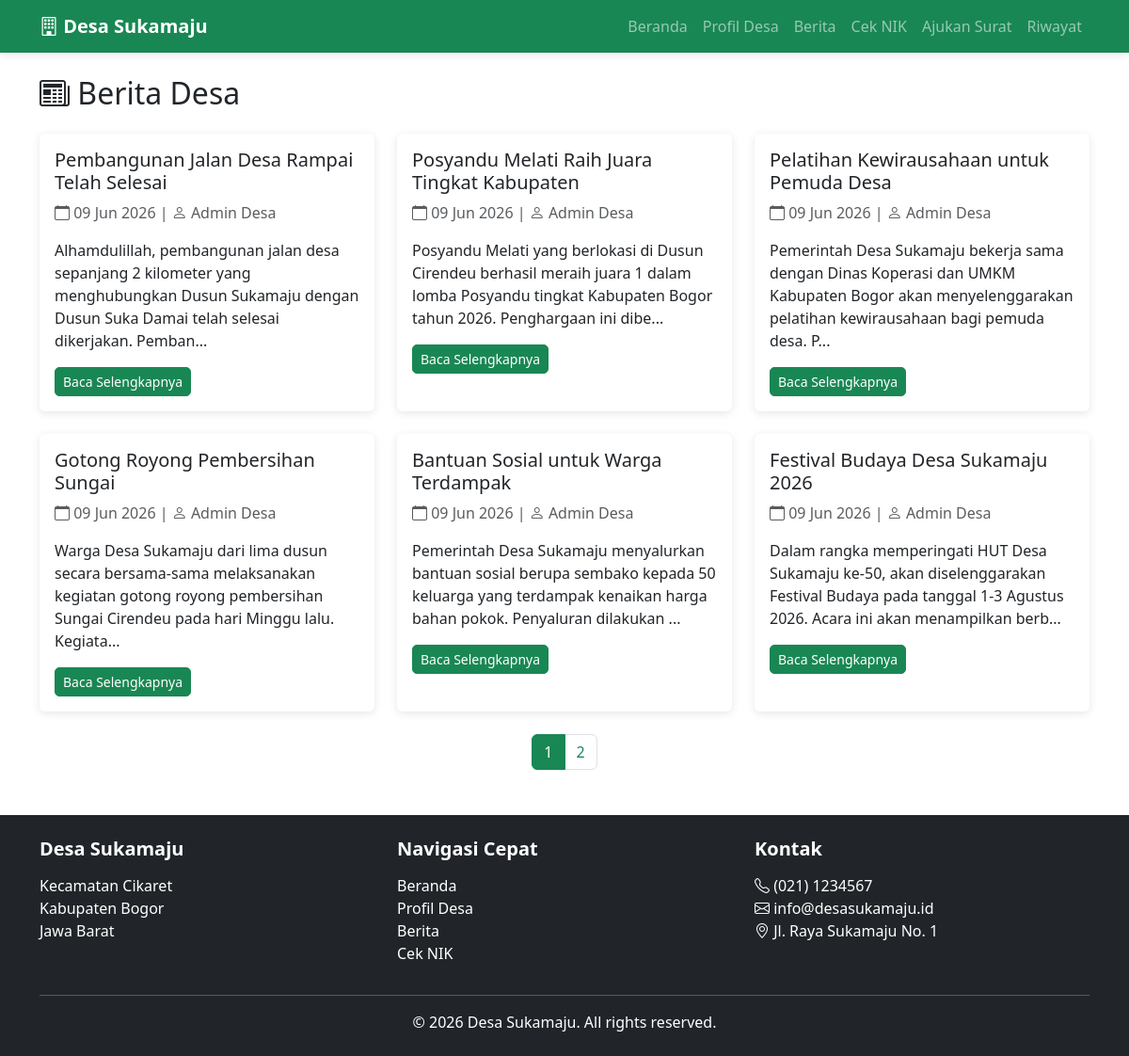
Page /berita.php on the committed database.
### tables this page shows
CREATE TABLE berita (
  id          INT AUTO_INCREMENT PRIMARY KEY,
  judul       VARCHAR(255) NOT NULL,
  isi         TEXT         NOT NULL,
  penulis     VARCHAR(100) NOT NULL,
  diterbitkan TINYINT(1)   DEFAULT 0,
  created_at  DATETIME     DEFAULT CURRENT_TIMESTAMP
);

### berita.php (the view)
<?php
include 'includes/header.php';
$per_page = 6;
$page = isset($_GET['page']) ? (int)$_GET['page'] : 1;
$offset = ($page - 1) * $per_page;
$total = mysqli_fetch_assoc(mysqli_query($conn, "SELECT COUNT(*) as total FROM berita WHERE diterbitkan = 1"))['total'];
$total_pages = ceil($total / $per_page);
$berita = mysqli_query($conn, "SELECT * FROM berita WHERE diterbitkan = 1 ORDER BY created_at DESC LIMIT $per_page OFFSET $offset");
?>
<h2 class="mb-4"><i class="bi bi-newspaper"></i> Berita Desa</h2>
<div class="row">
    <?php while ($item = mysqli_fetch_assoc($berita)): ?>
    <div class="col-md-4 mb-4">
        <div class="card h-100">
            <div class="card-body">
                <h5 class="card-title"><?= $item['judul'] ?></h5>
                <p class="text-muted"><i class="bi bi-calendar"></i> <?= date('d M Y', strtotime($item['created_at'])) ?> | <i class="bi bi-person"></i> <?= $item['penulis'] ?></p>
                <p class="card-text"><?= substr($item['isi'], 0, 150) ?>...</p>
                <a href="berita_detail.php?id=<?= $item['id'] ?>" class="btn btn-success btn-sm">Baca Selengkapnya</a>
            </div>
        </div>
    </div>
    <?php endwhile; ?>
</div>
<?php if ($total_pages > 1): ?>
<nav>
    <ul class="pagination justify-content-center">
        <?php for ($i = 1; $i <= $total_pages; $i++): ?>
        <li class="page-item <?= $i == $page ? 'active' : '' ?>">
            <a class="page-link" href="?page=<?= $i ?>"><?= $i ?></a>
        </li>
        <?php endfor; ?>
    </ul>
</nav>
<?php endif; ?>
<?php include 'includes/footer.php'; ?>

### includes/header.php (shortened to what this page needs)
<!DOCTYPE html>
<html lang="id">
<head>
    <link href="https://cdn.jsdelivr.net/npm/bootstrap@5.3.0/dist/css/bootstrap.min.css" rel="stylesheet">
    <link href="https://cdn.jsdelivr.net/npm/bootstrap-icons@1.10.5/font/bootstrap-icons.css" rel="stylesheet">
    <link href="<?= defined('BASE_URL') ? BASE_URL : '' ?>assets/css/style.css" rel="stylesheet">
</head>
<body>
    <nav class="navbar navbar-expand-lg navbar-dark bg-success">
        <div class="container">
            <a class="navbar-brand" href="<?= defined('BASE_URL') ? BASE_URL : '' ?>">
                <i class="bi bi-building"></i> <?= defined('DESA_NAMA') ? DESA_NAMA : 'Desa' ?>
            </a>
            <div class="collapse navbar-collapse" id="navbarNav">
                <ul class="navbar-nav ms-auto">
                    <li class="nav-item">
                        <a class="nav-link" href="<?= defined('BASE_URL') ? BASE_URL : '' ?>">Beranda</a>
                    </li>
                    <li class="nav-item">
                        <a class="nav-link" href="<?= defined('BASE_URL') ? BASE_URL : '' ?>profile.php">Profil Desa</a>
                    </li>
                    <li class="nav-item">
                        <a class="nav-link" href="<?= defined('BASE_URL') ? BASE_URL : '' ?>berita.php">Berita</a>
                    </li>
                    <li class="nav-item">
                        <a class="nav-link" href="<?= defined('BASE_URL') ? BASE_URL : '' ?>cek_warga.php">Cek NIK</a>
                    </li>
                    <li class="nav-item">
                        <a class="nav-link" href="<?= defined('BASE_URL') ? BASE_URL : '' ?>ajukan_surat.php">Ajukan Surat</a>
                    </li>
                    <li class="nav-item">
                        <a class="nav-link" href="<?= defined('BASE_URL') ? BASE_URL : '' ?>riwayat.php">Riwayat</a>
                    </li>
                </ul>
            </div>
        </div>
    </nav>
    <main class="container my-4">

### includes/footer.php (shortened to what this page needs)
    </main>
    <footer class="bg-dark text-white py-4 mt-5">
        <div class="container">
            <div class="row">
                <div class="col-md-4">
                    <h5><?= defined('DESA_NAMA') ? DESA_NAMA : 'Desa' ?></h5>
                    <p><?= defined('DESA_KECAMATAN') ? DESA_KECAMATAN : '' ?><br>
                       <?= defined('DESA_KABUPATEN') ? DESA_KABUPATEN : '' ?><br>
                       <?= defined('DESA_PROVINSI') ? DESA_PROVINSI : '' ?></p>
                </div>
                <div class="col-md-4">
                    <h5>Navigasi Cepat</h5>
                    <ul class="list-unstyled">
                        <li><a href="<?= defined('BASE_URL') ? BASE_URL : '' ?>" class="text-white">Beranda</a></li>
                        <li><a href="<?= defined('BASE_URL') ? BASE_URL : '' ?>profile.php" class="text-white">Profil Desa</a></li>
                        <li><a href="<?= defined('BASE_URL') ? BASE_URL : '' ?>berita.php" class="text-white">Berita</a></li>
                        <li><a href="<?= defined('BASE_URL') ? BASE_URL : '' ?>cek_warga.php" class="text-white">Cek NIK</a></li>
                    </ul>
                </div>
                <div class="col-md-4">
                    <h5>Kontak</h5>
                    <p><i class="bi bi-telephone"></i> (021) 1234567<br>
                       <i class="bi bi-envelope"></i> info@desasukamaju.id<br>
                       <i class="bi bi-geo-alt"></i> Jl. Raya Sukamaju No. 1</p>
                </div>
            </div>
            <hr>
            <div class="text-center">
                <p class="mb-0">&copy; 2026 <?= defined('DESA_NAMA') ? DESA_NAMA : 'Desa' ?>. All rights reserved.</p>
            </div>
        </div>
    </footer>
</body>
</html>

### assets/css/style.css (style rules this page uses)
.card { border: none; box-shadow: 0 2px 10px rgba(0, 0, 0, 0.1); transition: transform 0.3s ease, box-shadow 0.3s ease; }
.navbar { box-shadow: 0 2px 10px rgba(0, 0, 0, 0.1); }
.navbar-brand { font-weight: 600; }
footer { margin-top: auto; }
footer h5 { margin-bottom: 15px; font-weight: 600; }
footer a { text-decoration: none; }
.btn { border-radius: 5px; }
.page-link { color: #198754; }
.page-item.active .page-link { background-color: #198754; border-color: #198754; }

### rows in the picture
berita: judul "Pembangunan Jalan Desa Rampai Telah Selesai", created_at "09 Jun 2026", penulis "Admin Desa", isi "Alhamdulillah, pembangunan jalan desa sepanjang 2 kilometer yang menghubungkan Dusun Sukamaju dengan Dusun Suka Damai telah selesai dikerjakan. Pemban"
berita: judul "Posyandu Melati Raih Juara Tingkat Kabupaten", created_at "09 Jun 2026", penulis "Admin Desa", isi "Posyandu Melati yang berlokasi di Dusun Cirendeu berhasil meraih juara 1 dalam lomba Posyandu tingkat Kabupaten Bogor tahun 2026. Penghargaan ini dibe"
berita: judul "Pelatihan Kewirausahaan untuk Pemuda Desa", created_at "09 Jun 2026", penulis "Admin Desa", isi "Pemerintah Desa Sukamaju bekerja sama dengan Dinas Koperasi dan UMKM Kabupaten Bogor akan menyelenggarakan pelatihan kewirausahaan bagi pemuda desa. P"
berita: judul "Gotong Royong Pembersihan Sungai", created_at "09 Jun 2026", penulis "Admin Desa", isi "Warga Desa Sukamaju dari lima dusun secara bersama-sama melaksanakan kegiatan gotong royong pembersihan Sungai Cirendeu pada hari Minggu lalu. Kegiata"
berita: judul "Bantuan Sosial untuk Warga Terdampak", created_at "09 Jun 2026", penulis "Admin Desa", isi "Pemerintah Desa Sukamaju menyalurkan bantuan sosial berupa sembako kepada 50 keluarga yang terdampak kenaikan harga bahan pokok. Penyaluran dilakukan"
berita: judul "Festival Budaya Desa Sukamaju 2026", created_at "09 Jun 2026", penulis "Admin Desa", isi "Dalam rangka memperingati HUT Desa Sukamaju ke-50, akan diselenggarakan Festival Budaya pada tanggal 1-3 Agustus 2026. Acara ini akan menampilkan berb"

### other values in the picture
DESA_NAMA "Desa Sukamaju"
DESA_KECAMATAN "Kecamatan Cikaret"
DESA_KABUPATEN "Kabupaten Bogor"
DESA_PROVINSI "Jawa Barat"
